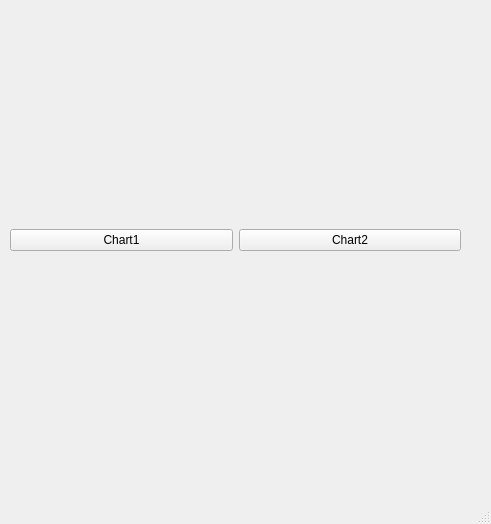
<?xml version="1.0" encoding="UTF-8"?>
<ui version="4.0">
 <class>MainWindow</class>
 <widget class="QMainWindow" name="MainWindow">
  <property name="geometry">
   <rect>
    <x>0</x>
    <y>0</y>
    <width>491</width>
    <height>524</height>
   </rect>
  </property>
  <property name="windowTitle">
   <string>MainWindow</string>
  </property>
  <widget class="QWidget" name="centralwidget">
   <widget class="QWidget" name="gridLayoutWidget">
    <property name="geometry">
     <rect>
      <x>10</x>
      <y>40</y>
      <width>451</width>
      <height>401</height>
     </rect>
    </property>
    <layout class="QGridLayout" name="gridLayout">
     <item row="1" column="1">
      <widget class="QPushButton" name="btn2">
       <property name="text">
        <string>Chart2</string>
       </property>
      </widget>
     </item>
     <item row="1" column="0">
      <widget class="QPushButton" name="btn1">
       <property name="text">
        <string>Chart1</string>
       </property>
      </widget>
     </item>
     <item row="0" column="0" colspan="2">
      <layout class="QVBoxLayout" name="lay"/>
     </item>
    </layout>
   </widget>
  </widget>
  <widget class="QMenuBar" name="menubar">
   <property name="geometry">
    <rect>
     <x>0</x>
     <y>0</y>
     <width>491</width>
     <height>29</height>
    </rect>
   </property>
  </widget>
  <widget class="QStatusBar" name="statusbar"/>
 </widget>
 <resources/>
 <connections>
  <connection>
   <sender>btn1</sender>
   <signal>clicked()</signal>
   <receiver>MainWindow</receiver>
   <slot>chart1()</slot>
   <hints>
    <hint type="sourcelabel">
     <x>87</x>
     <y>451</y>
    </hint>
    <hint type="destinationlabel">
     <x>91</x>
     <y>494</y>
    </hint>
   </hints>
  </connection>
  <connection>
   <sender>btn2</sender>
   <signal>clicked()</signal>
   <receiver>MainWindow</receiver>
   <slot>chart2()</slot>
   <hints>
    <hint type="sourcelabel">
     <x>355</x>
     <y>458</y>
    </hint>
    <hint type="destinationlabel">
     <x>346</x>
     <y>483</y>
    </hint>
   </hints>
  </connection>
 </connections>
 <slots>
  <slot>chart1()</slot>
  <slot>chart2()</slot>
 </slots>
</ui>
